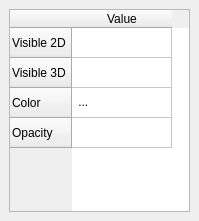
<?xml version="1.0" encoding="UTF-8"?>
<ui version="4.0">
 <class>PropertiesMenu</class>
 <widget class="QDockWidget" name="PropertiesMenu">
  <property name="windowModality">
   <enum>Qt::ApplicationModal</enum>
  </property>
  <property name="geometry">
   <rect>
    <x>0</x>
    <y>0</y>
    <width>199</width>
    <height>221</height>
   </rect>
  </property>
  <property name="styleSheet">
   <string notr="true">

#m_ControlGroup_2{
background: QLinearGradient(x1: 0, y1: 0, x2: 0, y2: 1, stop: 0 #eef, stop: 1 #ccf);
	background-color: qlineargradient(spread:pad, x1:0.989, y1:0.012, x2:0, y2:0, stop:0 rgba(223, 227, 255, 255), stop:0.494318 rgba(164, 157, 194, 255), stop:1 rgba(115, 115, 115, 255));
}
#m_ActionTabWidget{
background-color: yellow; /*rgb(214, 214, 214);*/
}

QGroupBox{
max-width: 300px;
min-width: 20px;
}

QPushButton:hover {
	
    color: red;
    font-weight: bold;
   border-width: 4px;

    
}

QPushButton {
color: white;
background-color: QLinearGradient( x1: 0, y1: 0, x2: 0, y2: 1, stop: 0 #88d, stop: 0.1 #99e, stop: 0.49 #77c, stop: 0.5 #66b, stop: 1 #77c);
border-width: 1px;
border-color: #339;
border-style: solid;
border-radius: 7;
padding: 3px;
font-size: 12px;
font-weight: bold;
padding-left: 5px;
padding-right: 5px;
min-width: 20px;
max-width: 150px;
min-height: 20px;
max-height: 40px;

}
/*slider --------------------------------------------*/

QSlider::groove:horizontal {
border: 1px solid #bbb;
background: white;
height: 10px;
border-radius: 4px;
}

QSlider::sub-page:horizontal {
background: qlineargradient(x1: 0, y1: 0,    x2: 0, y2: 1,
    stop: 0 #66e, stop: 1 #bbf);
background: qlineargradient(x1: 0, y1: 0.2, x2: 1, y2: 1,
    stop: 0 #bbf, stop: 1 #55f);
border: 1px solid #777;
height: 10px;
border-radius: 4px;
}

QSlider::add-page:horizontal {
background: #fff;
border: 1px solid #777;
height: 10px;
border-radius: 4px;
}

QSlider::handle:horizontal {
background: qlineargradient(x1:0, y1:0, x2:1, y2:1,
    stop:0 #eee, stop:1 #ccc);
border: 1px solid #777;
width: 13px;
margin-top: -2px;
margin-bottom: -2px;
border-radius: 4px;
}

QSlider::handle:horizontal:hover {
background: qlineargradient(x1:0, y1:0, x2:1, y2:1,
    stop:0 #fff, stop:1 #ddd);
border: 1px solid #444;
border-radius: 4px;
}

QSlider::sub-page:horizontal:disabled {
background: #bbb;
border-color: #999;
}

QSlider::add-page:horizontal:disabled {
background: #eee;
border-color: #999;
}

QSlider::handle:horizontal:disabled {
background: #eee;
border: 1px solid #aaa;
border-radius: 4px;
}

/*-----------vertical slider ----------------*/

QSlider::groove:vertical {
border: 1px solid #bbb;
background: white;
width: 8px;
border-radius: 4px;

}

QSlider::sub-page:vertical {
background: qlineargradient(x1: 0, y1: 0,    x2: 0, y2: 1,
    stop: 0 #66e, stop: 1 #bbf);
background: qlineargradient(x1: 0, y1: 0.2, x2: 1, y2: 1,
    stop: 0 #bbf, stop: 1 #55f);
border: 1px solid #777;
width: 20px;
border-radius: 4px;
}

QSlider::add-page:vertical {
background: #fff;
border: 1px solid #777;
width: 20px;
border-radius: 4px;
}

QSlider::handle:vertical {
background: qlineargradient(x1:0, y1:0, x2:1, y2:1,
    stop:0 #eee, stop:1 #ccc);
border: 1px solid #777;
width: 25px;
margin-right: -2px;
margin-left: -2px;
border-radius: 4px; 
}

QSlider::handle:vertical:hover {
background: qlineargradient(x1:0, y1:0, x2:1, y2:1,
    stop:0 #fff, stop:1 #ddd);
border: 1px solid #444;
border-radius: 4px;
}

QSlider::sub-page:vertical:disabled {
background: #bbb;
border-color: #999;
}

QSlider::add-page:vertical:disabled {
background: #eee;
border-color: #999;
}

QSlider::handle:vertical:disabled {
background: #eee;
border: 1px solid #aaa;
border-radius: 4px;
}

/*-------------COMBO BOX-------------------*/



QComboBox{
color: white;
background-color: QLinearGradient( x1: 0, y1: 0, x2: 0, y2: 1, stop: 0 #88d, stop: 0.1 #99e, stop: 0.49 #77c, stop: 0.5 #66b, stop: 1 #77c);
border-width: 1px;
border-color: #339;
border-style: solid;
border-radius: 7;
padding: 3px;
font-size: 12px;
font-weight: bold;
padding-left: 5px;
padding-right: 5px;
/*min-width: 50px;*/
max-width: 150px;
/*min-height: 13px;*/
max-height: 150px;
}


/*------------------------TAB WIDGET-------------------------------*/
QTabWidget{

}
QTabWidget::pane { /* The tab widget frame */
border-color: #339;
border-style: solid;
border-radius: 7;
border-width: 2px;
border-top: 2px solid #C2C7CB;


 }

 QTabWidget::tab-bar {
     left: 5px; /* move to the right by 5px */
 }

 /* Style the tab using the tab sub-control. Note that
     it reads QTabBar _not_ QTabWidget */
QTabBar::tab {
color: white;
background-color: QLinearGradient( x1: 0, y1: 0, x2: 0, y2: 1, stop: 0 #88d,   		stop: 0.1 #99e, stop: 0.49 #77c, stop: 0.5 #66b, stop: 1 #77c);
border-width: 1px;
border-color: #339;
border-style: solid;
border-radius: 7;
padding: 3px;
font-size: 12px;
font-weight: bold;
padding-left: 5px;
padding-right: 5px;
width:55; 
/*min-width: 20px;*/
/*max-width: 200px;*/
min-height: 20px;
max-height: 40px;
 }

 QTabBar::tab:!selected {
background-color: QLinearGradient( x1: 0, y1: 0, x2: 0, y2: 1, stop: 0 #888,   		stop: 0.1 #999, stop: 0.49 #777, stop: 0.5 #666, stop: 1 #777);

/*     background: qlineargradient(x1: 0, y1: 0, x2: 0, y2: 1,
                                 stop: 0 #fafafa, stop: 0.4 #f4f4f4,
                                 stop: 0.5 #e7e7e7, stop: 1.0 #fafafa);*/
 }

/*-------------------------------TEXT BROWSER------------------------------------*/

QTextBrowser {
border-color: #339;
border-style: solid;
border-radius: 7;
background-color:none
/*border-top: 2px solid #C2C7CB;*/
 }</string>
  </property>
  <property name="floating">
   <bool>true</bool>
  </property>
  <property name="windowTitle">
   <string>Propiedades</string>
  </property>
  <widget class="QWidget" name="dockWidgetContents">
   <layout class="QVBoxLayout" name="verticalLayout_2">
    <item>
     <widget class="QTableWidget" name="m_PropertiesList">
      <property name="sizePolicy">
       <sizepolicy hsizetype="Expanding" vsizetype="Expanding">
        <horstretch>0</horstretch>
        <verstretch>0</verstretch>
       </sizepolicy>
      </property>
      <property name="autoScroll">
       <bool>false</bool>
      </property>
      <property name="cornerButtonEnabled">
       <bool>false</bool>
      </property>
      <property name="rowCount">
       <number>4</number>
      </property>
      <property name="columnCount">
       <number>1</number>
      </property>
      <row>
       <property name="text">
        <string>Visible 2D</string>
       </property>
      </row>
      <row>
       <property name="text">
        <string>Visible 3D</string>
       </property>
      </row>
      <row>
       <property name="text">
        <string>Color</string>
       </property>
      </row>
      <row>
       <property name="text">
        <string>Opacity</string>
       </property>
      </row>
      <column>
       <property name="text">
        <string>Value</string>
       </property>
      </column>
      <item row="0" column="0">
       <property name="text">
        <string/>
       </property>
      </item>
      <item row="2" column="0">
       <property name="text">
        <string> ...</string>
       </property>
      </item>
     </widget>
    </item>
   </layout>
  </widget>
 </widget>
 <layoutdefault spacing="6" margin="9"/>
 <resources/>
 <connections/>
</ui>
